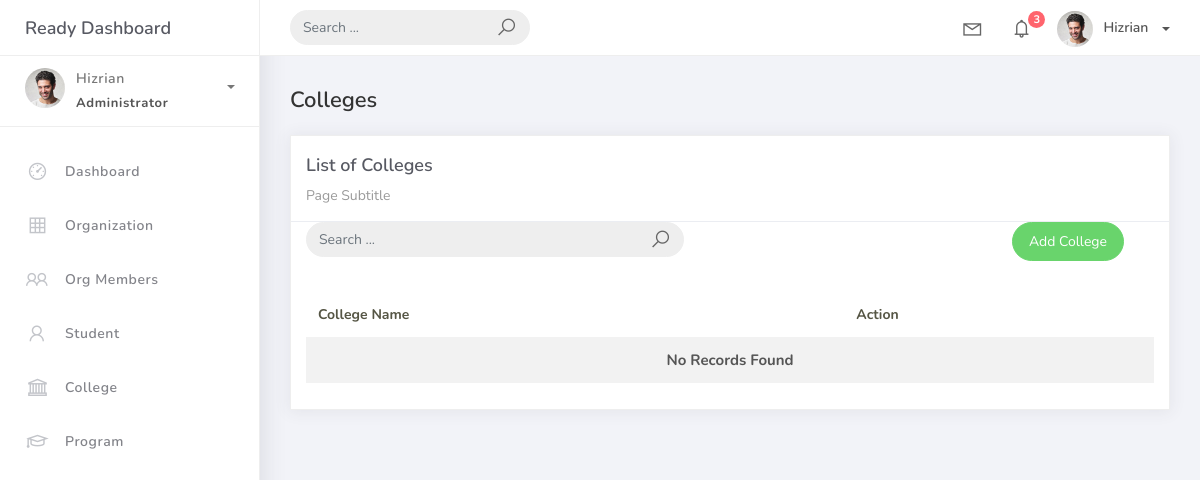
The page /college_list on the database as committed earlier.
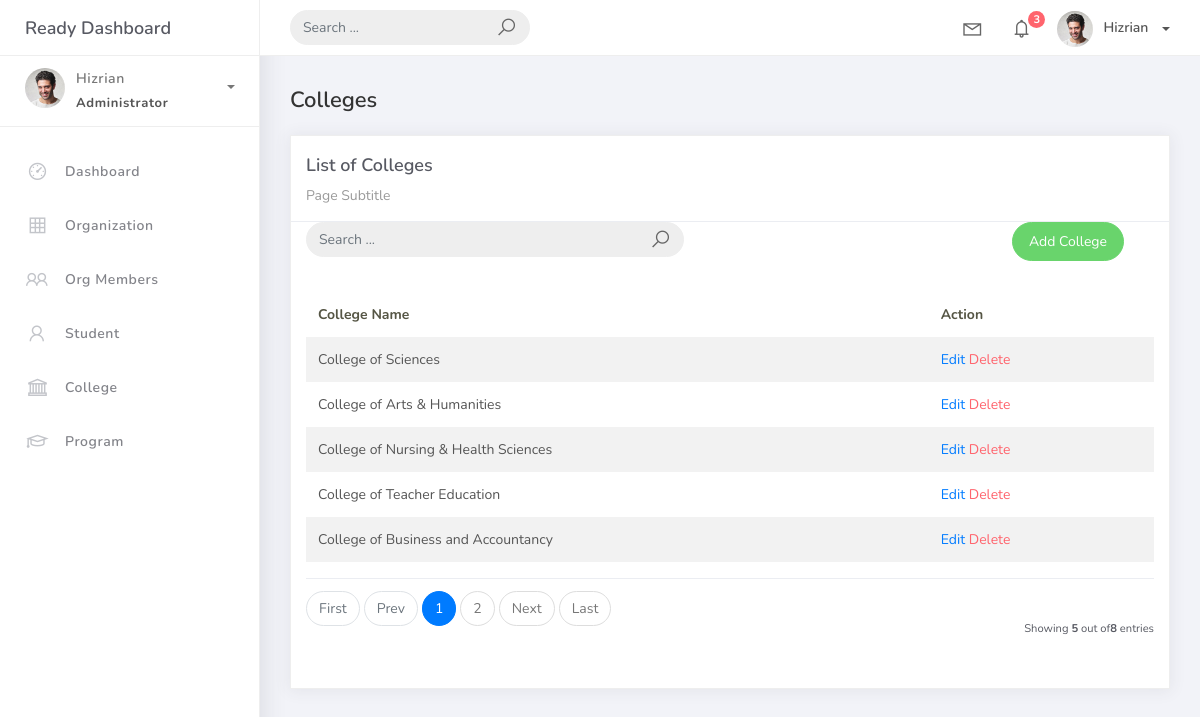
The same page on the database as committed later.
### studentorg/models.py (models this page shows, shortened)
class BaseModel(models.Model):
    created_at = models.DateTimeField(auto_now_add=True, db_index=True)
    updated_at = models.DateTimeField(auto_now=True)
    class Meta:
        abstract = True

class College(BaseModel):
    college_name = models.CharField(max_length=150)

### studentorg/views.py (the view)
# urls.py: path('college_list', CollegeList.as_view(), name='college-list'),
class CollegeList(ListView):
    model = College
    context_object_name = 'college'
    template_name = 'college_list.html'
    paginate_by = 5
    def get_queryset(self, *args, **kwargs):
        qs = super(CollegeList, self).get_queryset(*args, **kwargs)
        if self.request.GET.get("q") != None:
            query = self.request.GET.get('q')
            qs = qs.filter(college_name__icontains=query)
        return qs

### templates/college_list.html
{% extends 'base.html' %}
{% load static %}
{% block content %}
<div class="content">
    <div class="container-fluid">
        <h4 class="page-title">Colleges</h4>
        <div class="row">
            <div class="col-md-12">
                <div class="card">
                    <div class="card-header">
                        <div class="card-title">List of Colleges</div>
                        <div class="card-category">Page Subtitle</div>
                    </div>
                    <div class="col-md-12 row">
                        <div class="col-md-6">
                            <form class="navbar-left navbar-form nav-search mr-md-3" action="{% url 'college-list' %}">
                                <div class="input-group">
                                    <input type="text" placeholder="Search ..." class="form-control" name="q" />
                                    <div class="input-group-append">
                                        <span class="input-group-text">
                                            <i class="la la-search search-icon"></i>
                                        </span>
                                    </div>
                                </div>
                            </form>
                        </div>
                        <div class="col-md-6">
                            <div class="pull-right">
                                <a href="{% url 'college-add' %}" class="btn btn-success btn-rounded">Add College</a>
                            </div>
                        </div>
                    </div>
                    <div class="card-body">
                        <table class="table table-striped mt-3">
                            <thead>
                                <tr>
                                    <th scope="col">College Name</th>
                                    <th scope="col">Action</th>
                                </tr>
                            </thead>
                            <tbody>
                                {% for object in object_list %}
                                <tr>
                                    <td>{{ object.college_name }}</td>
                                    <td>
                                        <a href="college_list/{{ object.id }}">Edit</a>
                                        <a href="college_list/{{ object.id }}/delete" class="text-danger">Delete</a>
                                    </td>
                                </tr>
                                {% empty %}
                                <tr>
                                    <td colspan="2" style="text-align: center;">
                                        <p class="text-sm font-weight-bold mb-0">No Records Found</p>
                                    </td>
                                </tr>
                                {% endfor %}
                            </tbody>
                        </table>
                        {% include 'includes/pagination.html' %}
                    </div>
                </div>
            </div>
        </div>
    </div>
</div>
{% endblock %}

Rows that differ between the two databases and show on the page:
added College: college_name "College of Sciences"
added College: college_name "College of Arts & Humanities"
added College: college_name "College of Nursing & Health Sciences"
added College: college_name "College of Teacher Education"
added College: college_name "College of Business and Accountancy"
Other text that changed with them:
{{ object_list.count }}: (not shown) → "5"
{{ paginator.count }}: (not shown) → "8"
text no longer shown: "No Records Found"
text now shown: "First Prev Next Last Showing out of entries"
new list line: "1"
new list line: "2"
